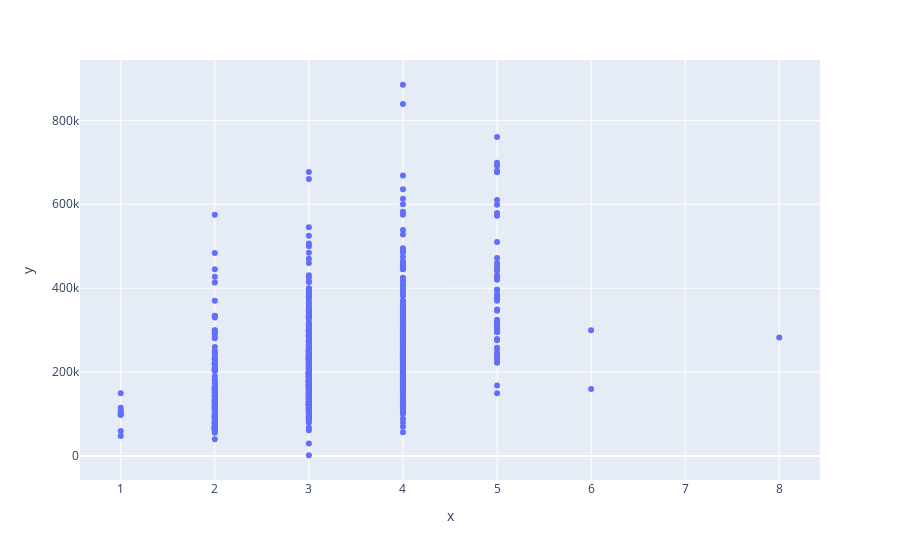

The code cell stored with this chart in its notebook:
### Code cell
# beds
fig = px.scatter(x=df['beds'], y=df['price'])
fig.show()

### Figure 1 — Plotly figure (JSON) as saved in the notebook; plotly's stock layout.template omitted (floating-point values rounded to 4 significant figures; data arrays with more than 128 entries replaced by an {"elided": "..."} marker saying what was removed)
{"data": [{"hovertemplate": "x=%{x}<br>y=%{y}<extra></extra>", "legendgroup": "", "marker": {"color": "#636efa", "symbol": "circle"}, "mode": "markers", "name": "", "orientation": "v", "showlegend": false, "type": "scatter", "x": {"elided": "813 int values"}, "xaxis": "x", "y": {"elided": "813 int values"}, "yaxis": "y"}], "layout": {"autosize": true, "legend": {"tracegroupgap": 0}, "margin": {"t": 60}, "xaxis": {"anchor": "y", "autorange": true, "domain": [0, 1], "range": [0.5304, 8.47], "title": {"text": "x"}, "type": "linear"}, "yaxis": {"anchor": "x", "autorange": true, "domain": [0, 1], "range": [-66350.0, 953100.0], "title": {"text": "y"}, "type": "linear"}}}
